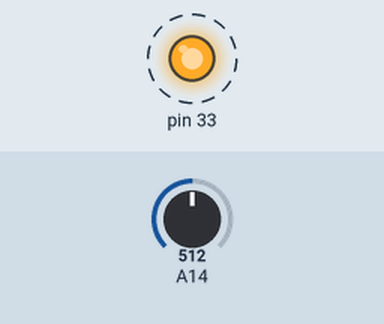
This sketch was run on a simulated Arduino Mega 2560, built with avr-gcc and run on an emulated ATmega2560. Shown: output pins drawn as LEDs (lit = HIGH). Dashed ring = blinking. The inputs (shaded band) are chosen by the test bench; at power-on: A14 = 512. What the sketch prints to the serial monitor is not drawn.

Above: at 0.5 s.
Timing chart, 0 to 5.8 s (numbered marks = the images above):
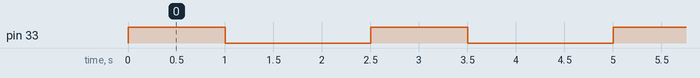

The sketch:

ForceSensorCode2.ino
```cpp
void setup() {

  pinMode(33, OUTPUT);
  Serial.begin(9600);
}

void loop() {

  digitalWrite(33, HIGH);
  delay(1000);

  float SensorV =  analogRead(A14);
  float voltage = SensorV * (3.3/4095.0);
  //float weight = (voltage-0.151)/0.07;

  digitalWrite(33, LOW);
  delay(500);

  Serial.print("Sensor: ");
  Serial.print (SensorV, 3);
  Serial.print ("Output V: ");
  Serial.print(voltage, 3);
  Serial.println ("V");

  delay(1000);

}
```

Measured:
- by itself, pin 33: alternates HIGH for 1.0 s and LOW for 1.5 s
